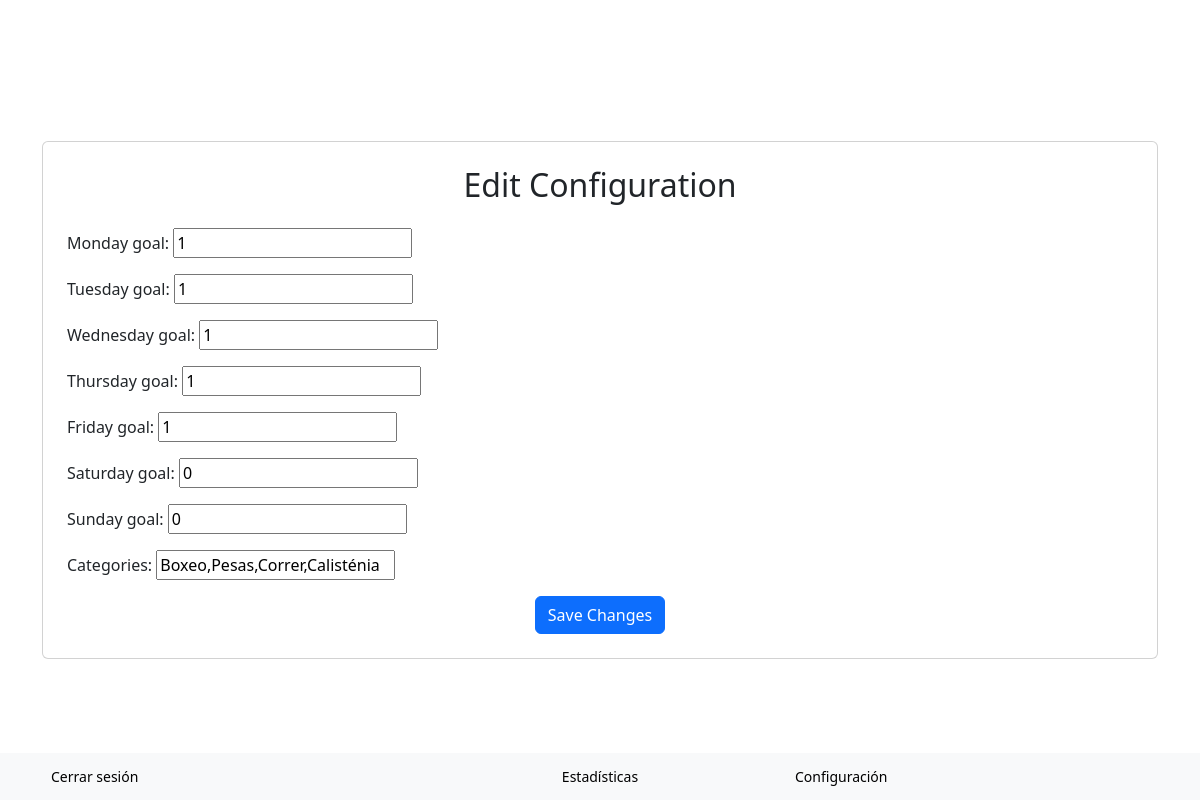
The page /editconfig/ (signed in) on the database its author committed.
### duofitapp/models.py (models this page shows, shortened)
class ExerciceConfig(models.Model):
    id_user = models.ForeignKey(User, on_delete=models.CASCADE)
    monday_goal = models.IntegerField()
    tuesday_goal = models.IntegerField()
    wednesday_goal = models.IntegerField()
    thursday_goal = models.IntegerField()
    friday_goal = models.IntegerField()
    saturday_goal = models.IntegerField()
    sunday_goal = models.IntegerField()
    weekly_goal = models.IntegerField()
    streak = models.IntegerField(default=0)
    last_training_date = models.DateTimeField(null=True, blank=True)
    categories = models.CharField(max_length=255, blank=True)

### duofitapp/views.py (the view)
# urls.py: path('editconfig/', editconfig_view, name="editconfig"),
def editconfig_view(request):
    existing_config = ExerciceConfig.objects.filter(id_user=request.user).first()
    if request.method == 'POST':
        form = ExerciceConfigForm(request.POST, instance=existing_config)
        if form.is_valid():
            form.save()
            return redirect('index')
    else:
        form = ExerciceConfigForm(instance=existing_config)
    return render(request, 'edit_config.html', {'form': form})

### duofitapp/forms.py
class ExerciceConfigForm(forms.ModelForm):
    class Meta:
        model = ExerciceConfig
        exclude = ('id_user', 'weekly_goal', 'streak', 'last_training_date')

### duofitapp/templates/edit_config.html (shortened to what this page needs)
{% load static %}
<!DOCTYPE html>
<html lang="en">
    <head>
        <link rel="stylesheet" href="https://cdnjs.cloudflare.com/ajax/libs/bootstrap/5.3.0/css/bootstrap.min.css"
>
    </head>
    <body class="d-flex align-items-center justify-content-center vh-100">
        <div class="container">
            <div class="card p-4">
                <h2 class="card-title text-center mb-4">Edit Configuration</h2>
                <form method="post" action="{% url 'editconfig' %}" class="needs-validation" novalidate>
                    {{ form.as_p }}
                    <button type="submit" class="btn btn-primary d-block mx-auto mt-3">Save Changes</button>
                </form>
            </div>
        </div>
        {% include 'navbar_bottom.html' %}
    </body>
</html>

### rows shown on the page
ExerciceConfig: monday_goal "1", tuesday_goal "1", wednesday_goal "1", thursday_goal "1", friday_goal "1", saturday_goal "0", sunday_goal "0", categories "Boxeo,Pesas,Correr,Calisténia"
